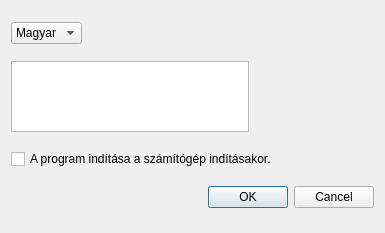
<?xml version="1.0" encoding="UTF-8"?>
<ui version="4.0">
 <class>Dialog</class>
 <widget class="QDialog" name="Dialog">
  <property name="geometry">
   <rect>
    <x>0</x>
    <y>0</y>
    <width>385</width>
    <height>233</height>
   </rect>
  </property>
  <property name="windowTitle">
   <string>Dialog</string>
  </property>
  <layout class="QVBoxLayout" name="verticalLayout">
   <item alignment="Qt::AlignLeft">
    <widget class="QComboBox" name="comboBox">
     <item>
      <property name="text">
       <string>Magyar</string>
      </property>
     </item>
     <item>
      <property name="text">
       <string>English</string>
      </property>
     </item>
    </widget>
   </item>
   <item>
    <widget class="QTextEdit" name="textEdit">
     <property name="minimumSize">
      <size>
       <width>238</width>
       <height>71</height>
      </size>
     </property>
     <property name="maximumSize">
      <size>
       <width>238</width>
       <height>71</height>
      </size>
     </property>
    </widget>
   </item>
   <item alignment="Qt::AlignLeft">
    <widget class="QCheckBox" name="checkBox">
     <property name="text">
      <string>A program indítása a számítógép indításakor.</string>
     </property>
    </widget>
   </item>
   <item>
    <widget class="QDialogButtonBox" name="buttonBox">
     <property name="orientation">
      <enum>Qt::Horizontal</enum>
     </property>
     <property name="standardButtons">
      <set>QDialogButtonBox::Cancel|QDialogButtonBox::Ok</set>
     </property>
    </widget>
   </item>
  </layout>
 </widget>
 <resources/>
 <connections>
  <connection>
   <sender>buttonBox</sender>
   <signal>accepted()</signal>
   <receiver>Dialog</receiver>
   <slot>accept()</slot>
   <hints>
    <hint type="sourcelabel">
     <x>248</x>
     <y>254</y>
    </hint>
    <hint type="destinationlabel">
     <x>157</x>
     <y>274</y>
    </hint>
   </hints>
  </connection>
  <connection>
   <sender>buttonBox</sender>
   <signal>rejected()</signal>
   <receiver>Dialog</receiver>
   <slot>reject()</slot>
   <hints>
    <hint type="sourcelabel">
     <x>316</x>
     <y>260</y>
    </hint>
    <hint type="destinationlabel">
     <x>286</x>
     <y>274</y>
    </hint>
   </hints>
  </connection>
 </connections>
</ui>
